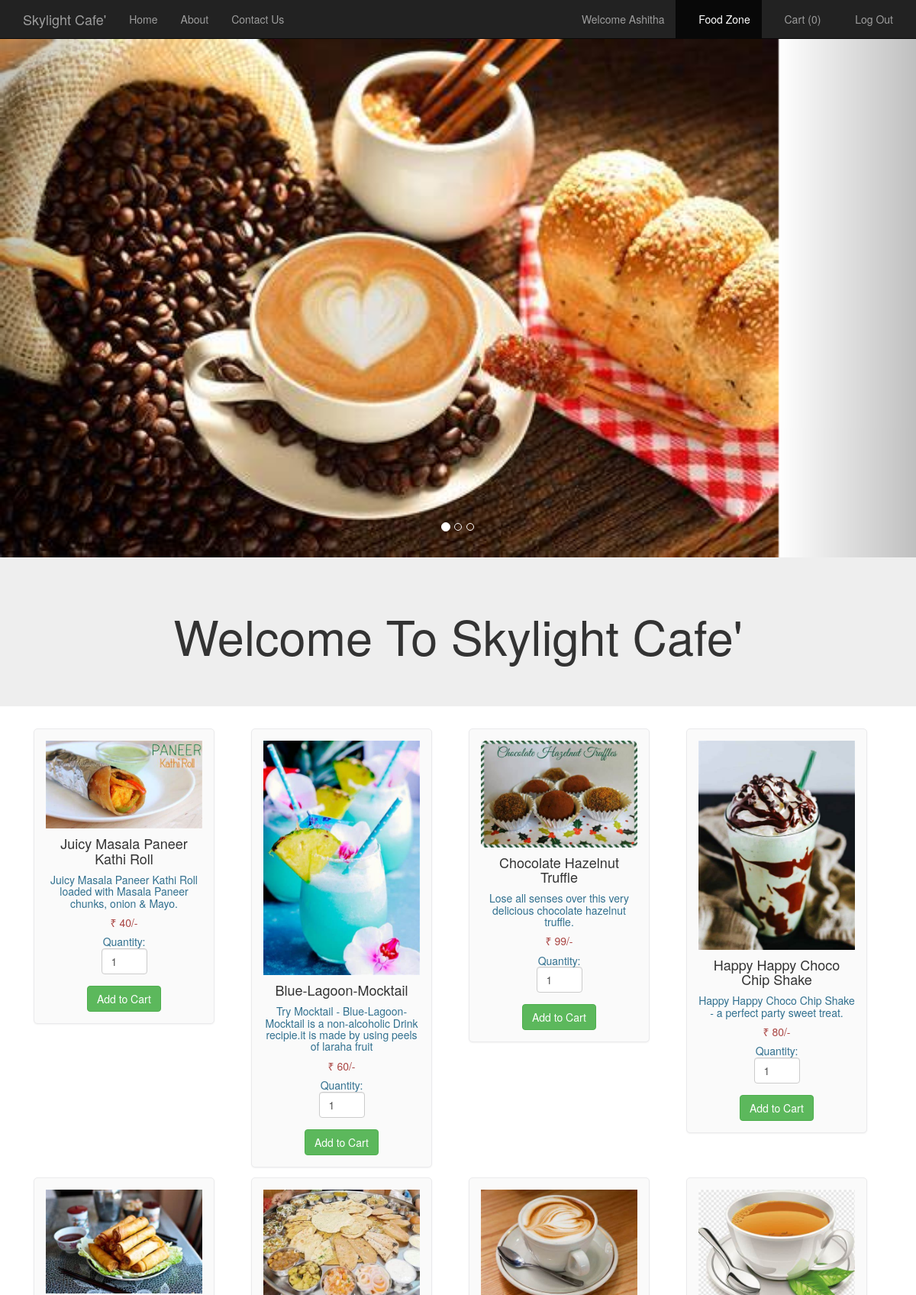
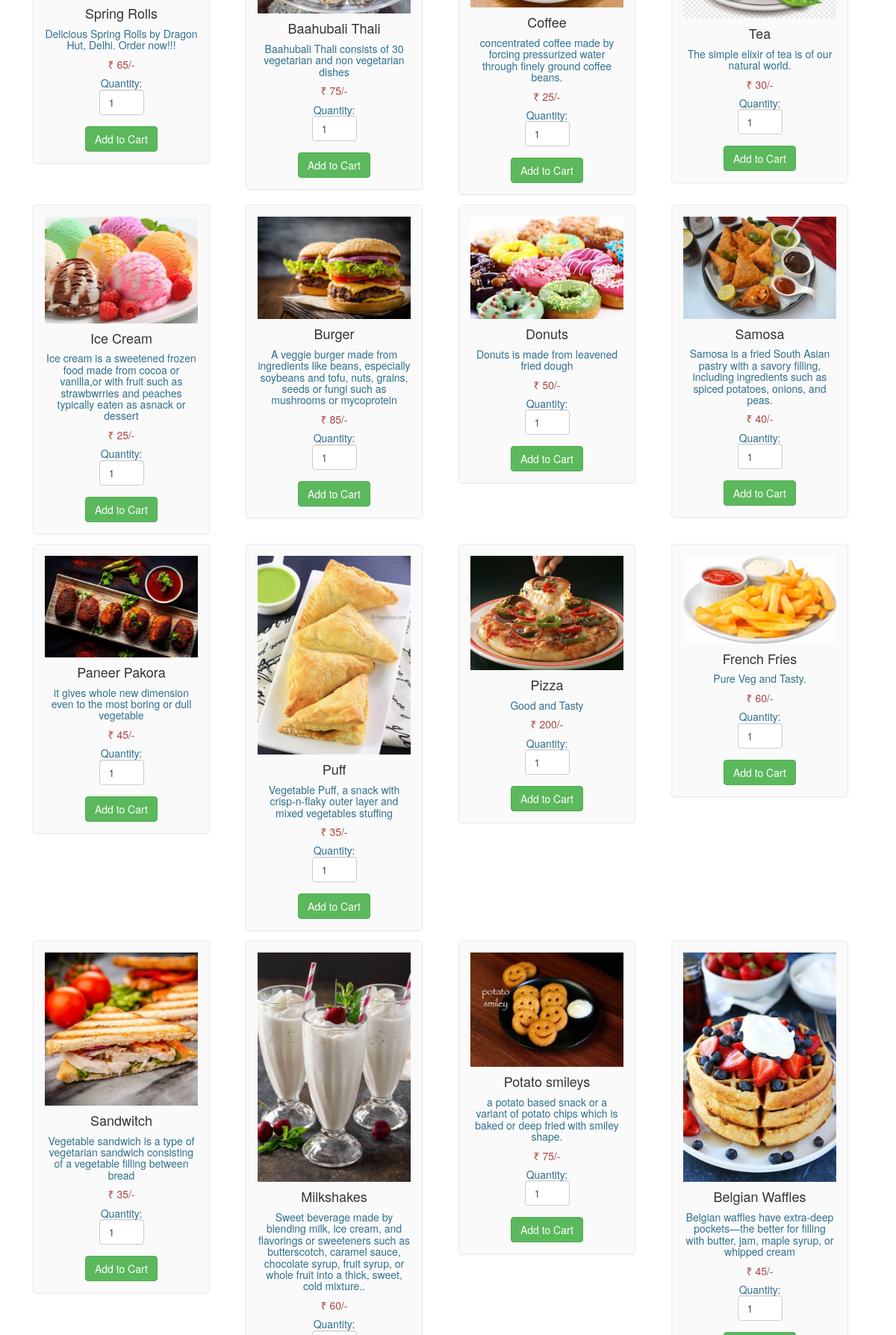
/foodlist.php (signed in, upper part), run on the app's committed database (2 pictures, top to bottom).
### tables this page shows
CREATE TABLE `food` (
  `F_ID` int(30) NOT NULL,
  `name` varchar(30) NOT NULL,
  `price` int(30) NOT NULL,
  `description` varchar(200) NOT NULL,
  `R_ID` int(30) NOT NULL,
  `images_path` varchar(200) NOT NULL,
  `options` varchar(10) NOT NULL DEFAULT 'ENABLE'
);

### foodlist.php (the view, shortened to what this page needs)
<html>
  <head>
  </head>
  <link rel="stylesheet" type = "text/css" href ="css/foodlist.css">
  <link rel="stylesheet" type = "text/css" href ="css/bootstrap.min.css">
  <body>
    <nav class="navbar navbar-inverse navbar-fixed-top navigation-clean-search" role="navigation">
      <div class="container">
        <div class="navbar-header">
          <a class="navbar-brand" href="index.php">Skylight Cafe'</a>
        </div>
        <div class="collapse navbar-collapse " id="myNavbar">
          <ul class="nav navbar-nav">
            <li><a href="index.php">Home</a></li>
            <li><a href="aboutus.php">About</a></li>
            <li><a href="contactus.php">Contact Us</a></li>
          </ul>
<?php
if(isset($_SESSION['login_user1'])){
?>
          <ul class="nav navbar-nav navbar-right">
            <li><a href="#"><span class="glyphicon glyphicon-user"></span> Welcome <?php echo $_SESSION['login_user1']; ?> </a></li>
            <li><a href="myrestaurant.php">MANAGER CONTROL PANEL</a></li>
            <li><a href="logout_m.php"><span class="glyphicon glyphicon-log-out"></span> Log Out </a></li>
          </ul>
<?php
}
else if (isset($_SESSION['login_user2'])) {
  ?>
           <ul class="nav navbar-nav navbar-right">
            <li><a href="#"><span class="glyphicon glyphicon-user"></span> Welcome <?php echo $_SESSION['login_user2']; ?> </a></li>
            <li class="active" ><a href="foodlist.php"><span class="glyphicon glyphicon-cutlery"></span> Food Zone </a></li>
            <li><a href="cart.php"><span class="glyphicon glyphicon-shopping-cart"></span> Cart  (<?php
              if(isset($_SESSION["cart"])){
              $count = count($_SESSION["cart"]);
              echo "$count";
            }
              else
                echo "0";
              ?>) </a></li>
            <li><a href="logout_u.php"><span class="glyphicon glyphicon-log-out"></span> Log Out </a></li>
          </ul>
<?php
}
?>
        </div>
      </div>
    </nav>
    <div id="myCarousel" class="carousel slide" data-ride="carousel">
    <ol class="carousel-indicators">
      <li data-target="#myCarousel" data-slide-to="0" class="active"></li>
      <li data-target="#myCarousel" data-slide-to="1"></li>
      <li data-target="#myCarousel" data-slide-to="2"></li>
    </ol>
    <div class="carousel-inner">
      <div class="item active">
      <img src="images/cafe.jpg" style="width:85%;">
      <div class="carousel-caption">
      </div>
      </div>
    </div>
   <a class="left carousel-control" href="#myCarousel" data-slide="prev">
      <span class="glyphicon glyphicon-chevron-left"></span>
    </a>
    <a class="right carousel-control" href="#myCarousel" data-slide="next">
      <span class="glyphicon glyphicon-chevron-right"></span>
    </a>
    </div>
<div class="jumbotron">
  <div class="container text-center">
    <h1>Welcome To Skylight Cafe'</h1>
  </div>
</div>
<div class="container" style="width:95%;">
<?php
$conn = Connect();
$sql = "SELECT * FROM FOOD WHERE options = 'ENABLE' ORDER BY F_ID";
$result = mysqli_query($conn, $sql);
if (mysqli_num_rows($result) > 0)
{
  $count=0;
  while($row = mysqli_fetch_assoc($result)){
    if ($count == 0)
      echo "<div class='row'>";
?>
<div class="col-md-3">
<form method="post" action="cart.php?action=add&id=<?php echo $row["F_ID"]; ?>">
<div class="mypanel" align="center";>
<img src="<?php echo $row["images_path"]; ?>" class="img-responsive">
<h4 class="text-dark"><?php echo $row["name"]; ?></h4>
<h5 class="text-info"><?php echo $row["description"]; ?></h5>
<h5 class="text-danger">&#8377; <?php echo $row["price"]; ?>/-</h5>
<h5 class="text-info">Quantity: <input type="number" min="1" max="25" name="quantity" class="form-control" value="1" style="width: 60px;"> </h5>
<input type="submit" name="add" style="margin-top:5px;" class="btn btn-success" value="Add to Cart">
</div>
</form>
</div>
<?php
$count++;
if($count==4)
{
  echo "</div>";
  $count=0;
}
}
?>
</div>
  <?php
}
?>
</body>
</html>

### css/foodlist.css (style rules this page uses)
body,html { height: 100%; }
body { padding-top: 50px; background-image: url('bgimg1.jpg'); background-repeat: repeat; background-size: cover; background-position: center; }
.mypanel { border: 1px solid #eaeaec; margin: -1px 19px 3px -1px; box-shadow: 0 1px 2px rgba(0,0,0,0.05); background-color: #FAFAFA; padding:15px; border-radius: 5px; }
input { border: 5px solid white; }

### data on the page
food: images_path (picture), name "Juicy Masala Paneer Kathi Roll", description "Juicy Masala Paneer Kathi Roll loaded with Masala Paneer chunks, onion & Mayo.", price "40"
food: images_path (picture), name "Blue-Lagoon-Mocktail", description "Try Mocktail - Blue-Lagoon-Mocktail is a non-alcoholic Drink recipie.it is made by using peels of laraha fruit", price "60"
food: images_path (picture), name "Chocolate Hazelnut Truffle", description "Lose all senses over this very delicious chocolate hazelnut truffle.", price "99"
food: images_path (picture), name "Happy Happy Choco Chip Shake", description "Happy Happy Choco Chip Shake - a perfect party sweet treat.", price "80"
food: images_path (picture), name "Spring Rolls", description "Delicious Spring Rolls by Dragon Hut, Delhi. Order now!!!", price "65"
food: images_path (picture), name "Baahubali Thali", description "Baahubali Thali consists of 30 vegetarian and non vegetarian dishes", price "75"
food: images_path (picture), name "Coffee", description "concentrated coffee made by forcing pressurized water through finely ground coffee beans.", price "25"
food: images_path (picture), name "Tea", description "The simple elixir of tea is of our natural world.", price "30"
food: images_path (picture), name "Ice Cream", description "Ice cream is a sweetened frozen food made from cocoa or vanilla,or with fruit such as strawbwrries and peaches typically eaten as asnack or dessert", price "25"
food: images_path (picture), name "Burger", description "A veggie burger made from ingredients like beans, especially soybeans and tofu, nuts, grains, seeds or fungi such as mushrooms or mycoprotein", price "85"
food: images_path (picture), name "Donuts", description "Donuts is made from leavened fried dough", price "50"
food: images_path (picture), name "Samosa", description "Samosa is a fried South Asian pastry with a savory filling, including ingredients such as spiced potatoes, onions, and peas.", price "40"
food: images_path (picture), name "Paneer Pakora", description "it gives whole new dimension even to the most boring or dull vegetable", price "45"
food: images_path (picture), name "Puff", description "Vegetable Puff, a snack with crisp-n-flaky outer layer and mixed vegetables stuffing", price "35"
food: images_path (picture), name "Pizza", description "Good and Tasty", price "200"
food: images_path (picture), name "French Fries", description "Pure Veg and Tasty.", price "60"
food: images_path (picture), name "Sandwitch", description "Vegetable sandwich is a type of vegetarian sandwich consisting of a vegetable filling between bread", price "35"
food: images_path (picture), name "Milkshakes", description "Sweet beverage made by blending milk, ice cream, and flavorings or sweeteners such as butterscotch, caramel sauce, chocolate syrup, fruit syrup, or whole fruit into a thick, sweet, cold mixture..", price "60"
food: images_path (picture), name "Potato smileys", description "a potato based snack or a variant of potato chips which is baked or deep fried with smiley shape.", price "75"
food: images_path (picture), name "Belgian Waffles", description "Belgian waffles have extra-deep pockets—the better for filling with butter, jam, maple syrup, or whipped cream", price "45"

### other printed values
$_SESSION['login_user2'] "Ashitha"
